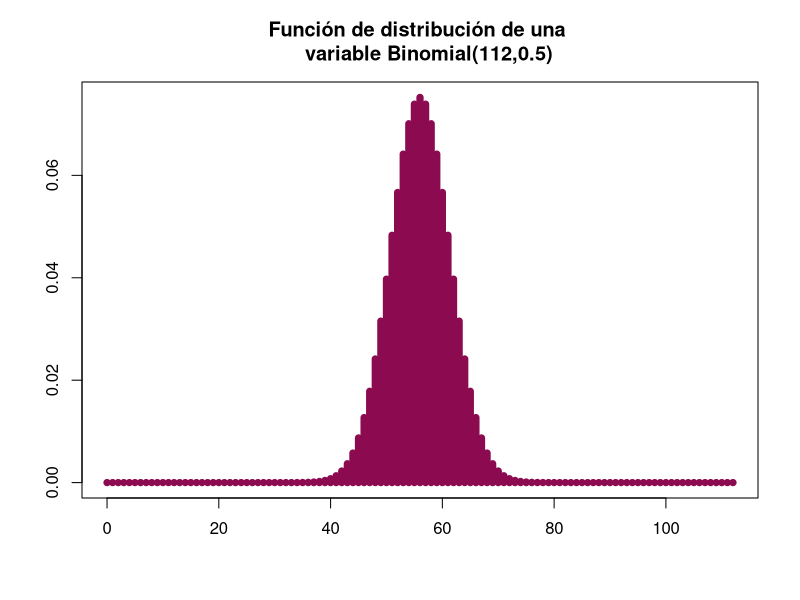

Recreate this plot in R.
## ---- chunk 1
#Datos

T_1=9         #Observaciones menores/iguales a 60 minutos
T_2=8         #Observaciones que son menores estrictamente a 60 minutos
alpha=0.05    #Nivel de significancia
n=112         #Tamaño de la muestra
p=0.5         #Cuantil en este caso la mediana 
## ---- chunk 2
w=0:112
plot(w,dbinom(w,n,p),type="h",lwd=7, xlab= " ",ylab=" ",col= "deeppink4", main="Función de distribución de una 
   variable Binomial(112,0.5)")
## ---- chunk 3
t_1=qbinom(.10,n,p)        #Cuantil a comparar con el estadístico de prueba
t_1
pvalue=pbinom(T_1,n,p)     #P-value correspondiente
pvalue
## ---- chunk 4
binom.test(T_1,n,p=0.5,alternative = "less")
